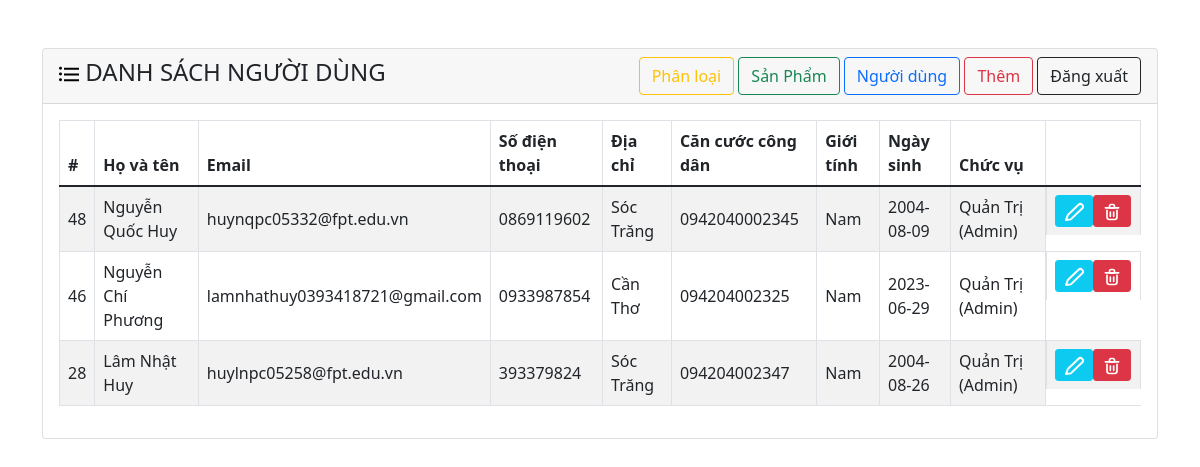
Page /admin/users/list.php on the earlier database version.
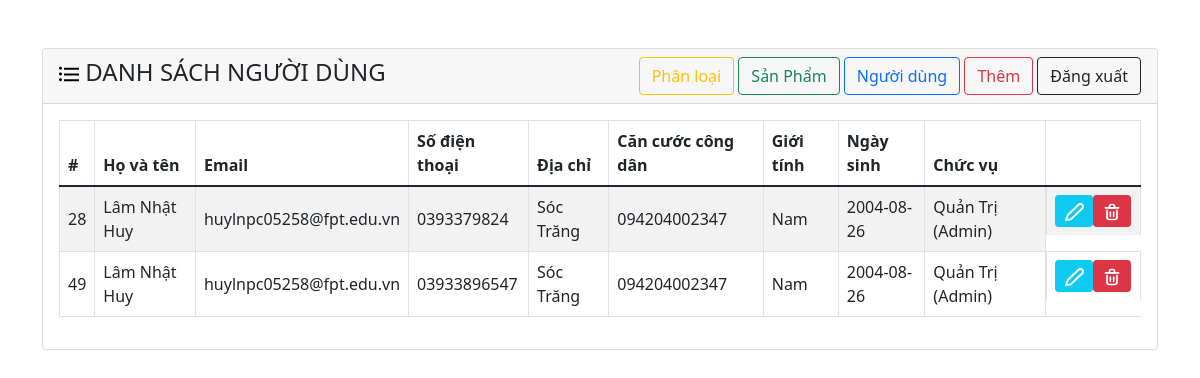
Same page on the later database version.
### tables this page shows
CREATE TABLE `users` (
  `id` int NOT NULL,
  `role_id` int NOT NULL,
  `username` varchar(200) NOT NULL,
  `email` varchar(200) NOT NULL,
  `phone` varchar(250) NOT NULL,
  `address` varchar(200) NOT NULL,
  `cccd` varchar(250) NOT NULL,
  `gender` varchar(200) NOT NULL,
  `date` date NOT NULL,
  `password` varchar(200) NOT NULL,
  `create_at` datetime NOT NULL DEFAULT CURRENT_TIMESTAMP,
  `update_at` datetime NOT NULL DEFAULT CURRENT_TIMESTAMP
);

### admin/users/list.php (the view, shortened to what this page needs)
<!DOCTYPE html>
<html lang="en">
<head>
    <link href="https://cdn.jsdelivr.net/npm/bootstrap@5.1.3/dist/css/bootstrap.min.css" rel="stylesheet">
</head>
<body>
    <div class="container">
        <div class="card mt-5">
            <div class="card-header d-flex align-items-center justify-content-between">
                <h4> <img src="./admin/images/list-1497-svgrepo-com.svg" alt=""> DANH SÁCH NGƯỜI DÙNG</h4>
                <div class="action-btn">
                    <a href="./index.php?pages=category&action=list" class="btn btn-outline-warning">Phân loại</a>
                    <a href="./index.php?pages=product&action=list" class="btn btn-outline-success">Sản Phẩm</a>
                    <a href="./index.php?pages=users&action=list" class="btn btn-outline-primary">Người dùng</a>
                    <a href="./index.php?pages=users&action=add" class="btn btn-outline-danger">Thêm</a>
                    <a href="./admin/login.php" class="btn btn-outline-dark" onclick="return confirm('Bạn có chắc chắn muốn đăng xuất? ')">Đăng xuất</a>
                </div>
            </div>
            <div class="card-body">
                <table class="table table-bordered table-striped">
                    <thead>
                        <tr>
                            <th scope="col">#</th>
                            <th scope="col">Họ và tên</th>
                            <th scope="col">Email</th>
                            <th scope="col">Số điện thoại</th>
                            <th scope="col">Địa chỉ</th>
                            <th scope="col">Căn cước công dân</th>
                            <th scope="col">Giới tính</th>
                            <th scope="col">Ngày sinh</th>
                            <th scope="col">Chức vụ</th>
                            <th scope="col"></th>
                        </tr>
                    </thead>
                    <tbody>
                        <?php
                        $query_user = mysqli_query($conn, 'SELECT * FROM `users`  ORDER BY `username` DESC ');
                        if (mysqli_num_rows($query_user) > 0) {
                            while ($fetch_user = mysqli_fetch_array($query_user)) {
                        ?>
                                <tr style="vertical-align: middle;">
                                    <td>
                                        <?= $fetch_user['id'] ?>
                                    </td>
                                    <td>
                                        <?= $fetch_user['username'] ?>
                                    </td>
                                    <td>
                                        <?= $fetch_user['email'] ?>
                                    </td>
                                    <td>
                                        <?= $fetch_user['phone'] ?>
                                    </td>
                                    <td>
                                        <?= $fetch_user['address'] ?>
                                    </td>
                                    <td>
                                        <?= $fetch_user['cccd'] ?>
                                    </td>
                                    <td>
                                        <?= $fetch_user['gender'] ?>
                                    </td>
                                    <td>
                                        <?= $fetch_user['date'] ?>
                                    </td>
                                    <td>
                                        <?= $fetch_user['role_id'] == 1 ? 'Quản Trị (Admin)' : 'Khách hàng (User)' ?>
                                    </td>
                                    <td class="d-flex justify-content-evenly">
                                        <a href="./index.php?pages=users&action=edit&id=<?= $fetch_user['id'] ?>" class="btn btn-info btn-sm"><img src="./admin/images/edit-1-svgrepo-com.svg" alt=""></a>
                                        <form action="./index.php?pages=users&action=delete" method="post">
                                            <button onclick="return confirm('Bạn có chắc chắn muốn xóa? ')" type="submit" class="btn btn-danger btn-sm" name="deleteUser" value="<?= $fetch_user['id'] ?>"><img src="./admin/images/delete-2-svgrepo-com.svg" alt=""></i>
                                            </button>
                                        </form>
                                    </td>
                                </tr>
                        <?php
                            }
                        }
                        ?>
                    </tbody>
                </table>
            </div>
        </div>
    </div>
</body>
</html>

Differences in the rows shown:
removed users: id "48", username "Nguyễn Quốc Huy", email "huynqpc05332@fpt.edu.vn", phone "0869119602", address "Sóc Trăng", cccd "0942040002345", gender "Nam", date "2004-08-09", role_id "Quản Trị (Admin)"
removed users: id "46", username "Nguyễn Chí Phương", email "lamnhathuy0393418721@gmail.com", phone "0933987854", address "Cần Thơ", cccd "094204002325", gender "Nam", date "2023-06-29", role_id "Quản Trị (Admin)"
changed users id 28: phone "393379824" → "0393379824"
added users: id "49", username "Lâm Nhật Huy", email "huylnpc05258@fpt.edu.vn", phone "03933896547", address "Sóc Trăng", cccd "094204002347", gender "Nam", date "2004-08-26", role_id "Quản Trị (Admin)"
